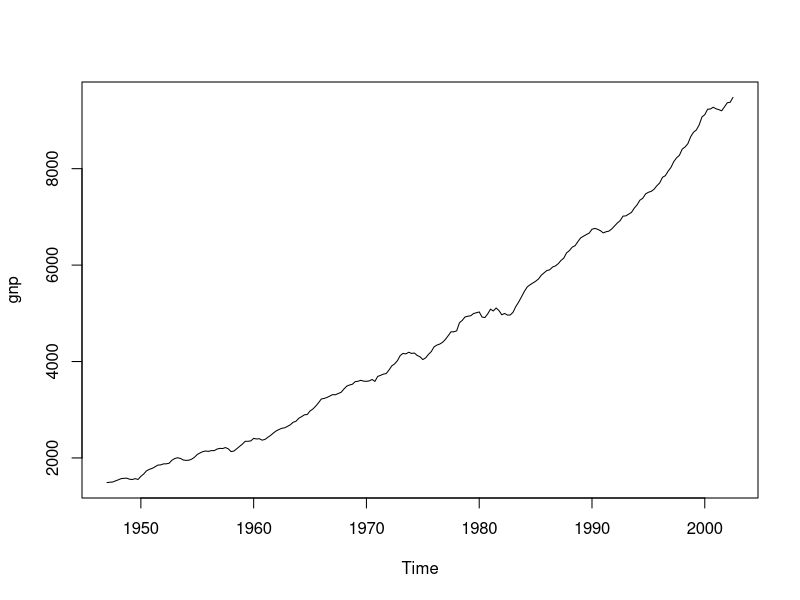

Recreate this plot in R. (Note: this script raises an error after producing the figure.)
gnp96 <- read.table("gnp96.txt")
gnp <- ts(gnp96$V2, start=1947, f=4)
plot(gnp)
# rosnący ->różnicujemy
dgnp = diff(gnp)
plot(dif)
abline(h=0)
ddgnp = diff(dgnp)
plot(ddif)
abline(h=0)
lgnp <- log(gnp)
dlgnp = diff(lgnp)
plot(dlgnp)

par(mfrow=c(1,1))
acf(dlgnp)
pacf(dlgnp)

?arima
gnp.ar<-arima(dlgnp,order=c(1,0,0))
gnp.ar

gnp.ma<-arima(dlgnp,order=c(0,0,2))
gnp.ma

acf(gnp.ar$res,100)
?Box.test
Box.test(gnp.ar$res, type="Ljung")
qqnorm(gnp.ar$res); qqline(gnp.ar$res)

Box.test(gnp.ar$res, 10, type="Ljung")
qqnorm(gnp.ar$res); qqline(gnp.ar$res)
tsdiag(gnp.ar)
tsdiag(gnp.ma)

gnp.arma<-arima(dlgnp,order=c(1,0,1))
tsdiag(gnp.arma)
